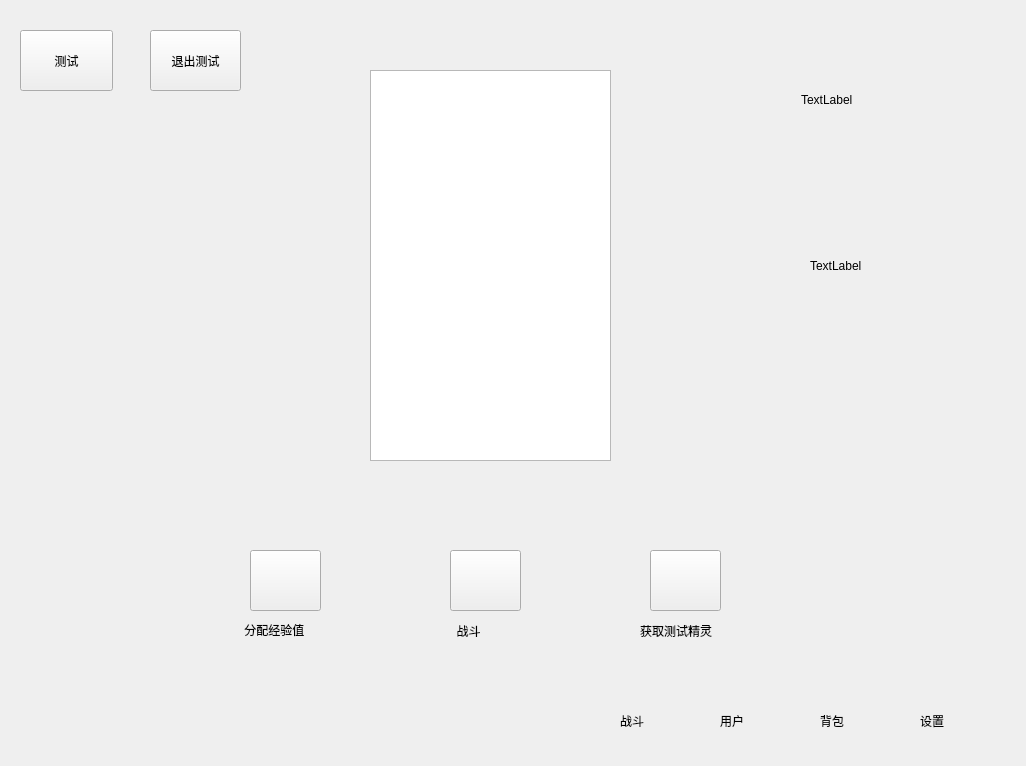
<?xml version="1.0" encoding="UTF-8"?>
<ui version="4.0">
 <class>client</class>
 <widget class="QWidget" name="client">
  <property name="geometry">
   <rect>
    <x>0</x>
    <y>0</y>
    <width>1026</width>
    <height>766</height>
   </rect>
  </property>
  <property name="windowTitle">
   <string>client</string>
  </property>
  <widget class="my_Label" name="bag_label">
   <property name="geometry">
    <rect>
     <x>820</x>
     <y>690</y>
     <width>61</width>
     <height>61</height>
    </rect>
   </property>
   <property name="text">
    <string>背包</string>
   </property>
  </widget>
  <widget class="my_Label" name="set_label">
   <property name="geometry">
    <rect>
     <x>920</x>
     <y>690</y>
     <width>61</width>
     <height>61</height>
    </rect>
   </property>
   <property name="text">
    <string>设置</string>
   </property>
  </widget>
  <widget class="my_Label" name="other_client_label">
   <property name="geometry">
    <rect>
     <x>720</x>
     <y>690</y>
     <width>61</width>
     <height>61</height>
    </rect>
   </property>
   <property name="text">
    <string>用户</string>
   </property>
  </widget>
  <widget class="QPushButton" name="dbg_mode">
   <property name="geometry">
    <rect>
     <x>20</x>
     <y>30</y>
     <width>93</width>
     <height>61</height>
    </rect>
   </property>
   <property name="text">
    <string>测试</string>
   </property>
  </widget>
  <widget class="my_Label" name="game_label">
   <property name="geometry">
    <rect>
     <x>620</x>
     <y>690</y>
     <width>61</width>
     <height>61</height>
    </rect>
   </property>
   <property name="text">
    <string>战斗</string>
   </property>
  </widget>
  <widget class="QPushButton" name="dbg_exp">
   <property name="geometry">
    <rect>
     <x>250</x>
     <y>550</y>
     <width>71</width>
     <height>61</height>
    </rect>
   </property>
   <property name="text">
    <string/>
   </property>
  </widget>
  <widget class="QPushButton" name="dbg_fight">
   <property name="geometry">
    <rect>
     <x>450</x>
     <y>550</y>
     <width>71</width>
     <height>61</height>
    </rect>
   </property>
   <property name="text">
    <string/>
   </property>
  </widget>
  <widget class="QPushButton" name="dbg_get_pokemon">
   <property name="geometry">
    <rect>
     <x>650</x>
     <y>550</y>
     <width>71</width>
     <height>61</height>
    </rect>
   </property>
   <property name="text">
    <string/>
   </property>
  </widget>
  <widget class="QLabel" name="exp_label">
   <property name="geometry">
    <rect>
     <x>241</x>
     <y>620</y>
     <width>91</width>
     <height>20</height>
    </rect>
   </property>
   <property name="text">
    <string> 分配经验值</string>
   </property>
  </widget>
  <widget class="QLabel" name="fight_label">
   <property name="geometry">
    <rect>
     <x>450</x>
     <y>620</y>
     <width>72</width>
     <height>21</height>
    </rect>
   </property>
   <property name="text">
    <string>  战斗</string>
   </property>
  </widget>
  <widget class="QLabel" name="get_pokemon_label">
   <property name="geometry">
    <rect>
     <x>640</x>
     <y>620</y>
     <width>101</width>
     <height>21</height>
    </rect>
   </property>
   <property name="text">
    <string>获取测试精灵</string>
   </property>
  </widget>
  <widget class="QTextEdit" name="dbg_log">
   <property name="geometry">
    <rect>
     <x>370</x>
     <y>70</y>
     <width>241</width>
     <height>391</height>
    </rect>
   </property>
  </widget>
  <widget class="QPushButton" name="dbg_exit">
   <property name="geometry">
    <rect>
     <x>150</x>
     <y>30</y>
     <width>91</width>
     <height>61</height>
    </rect>
   </property>
   <property name="text">
    <string>退出测试</string>
   </property>
  </widget>
  <widget class="QLabel" name="bd1">
   <property name="geometry">
    <rect>
     <x>801</x>
     <y>64</y>
     <width>71</width>
     <height>71</height>
    </rect>
   </property>
   <property name="text">
    <string>TextLabel</string>
   </property>
  </widget>
  <widget class="QLabel" name="bd2">
   <property name="geometry">
    <rect>
     <x>810</x>
     <y>230</y>
     <width>71</width>
     <height>71</height>
    </rect>
   </property>
   <property name="text">
    <string>TextLabel</string>
   </property>
  </widget>
 </widget>
 <customwidgets>
  <customwidget>
   <class>my_Label</class>
   <extends>QLabel</extends>
   <header location="global">my_Label.h</header>
  </customwidget>
 </customwidgets>
 <resources/>
 <connections/>
</ui>
